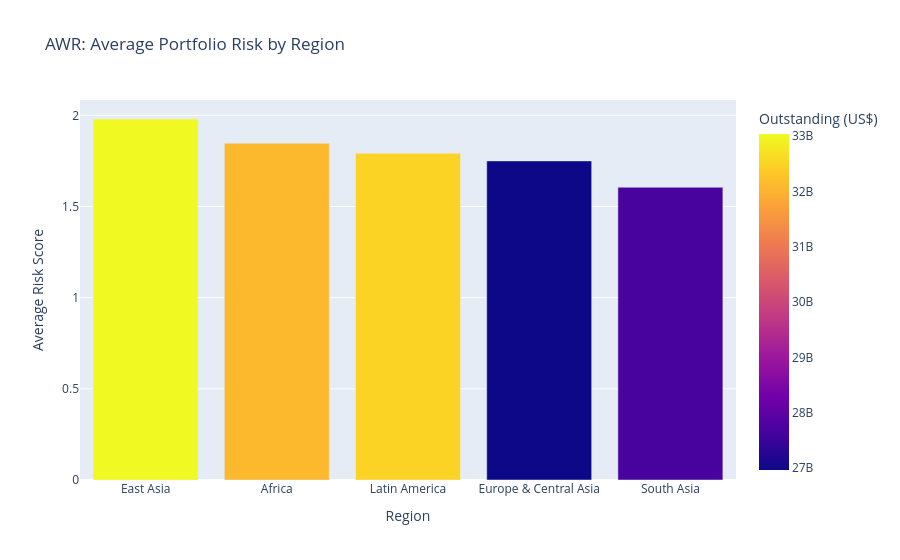
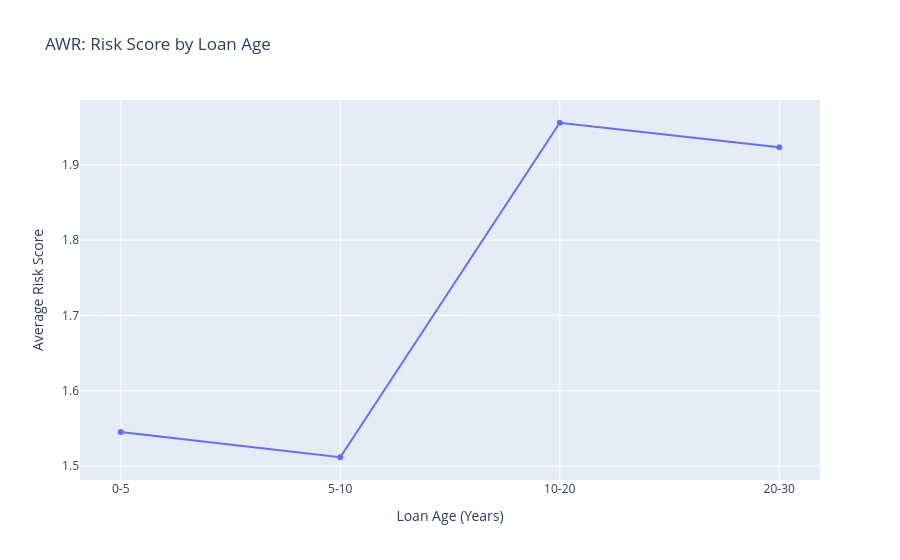

Write notebook code for charts like these, in order.
### Code cell
# AWR-style portfolio risk overview
risk_by_region = (
    df.groupby('Region', as_index=False)
    .agg(
        avg_risk=('risk_score', 'mean'),
        total_outstanding=('Due to IBRD (US$)', 'sum'),
        loans=('Loan Number', 'count'),
    )
    .sort_values('avg_risk', ascending=False)
)

fig = px.bar(
    risk_by_region,
    x='Region',
    y='avg_risk',
    color='total_outstanding',
    title='AWR: Average Portfolio Risk by Region',
    labels={'avg_risk': 'Average Risk Score', 'total_outstanding': 'Outstanding (US$)'},
)
show_and_save(fig, 'awr_average_risk_by_region')

age_bins = pd.cut(
    df['loan_age_years'],
    bins=[0, 5, 10, 20, 30, 50, 100],
    labels=['0-5', '5-10', '10-20', '20-30', '30-50', '50+'],
)
age_risk = (
    df.assign(age_bucket=age_bins)
    .groupby('age_bucket', as_index=False)['risk_score']
    .mean()
    .sort_values('age_bucket')
)

fig = px.line(
    age_risk,
    x='age_bucket',
    y='risk_score',
    markers=True,
    title='AWR: Risk Score by Loan Age',
    labels={'age_bucket': 'Loan Age (Years)', 'risk_score': 'Average Risk Score'},
)
show_and_save(fig, 'awr_risk_by_loan_age')

risk_summary = {
    'mean_risk_score': round(df['risk_score'].mean(), 2),
    'median_risk_score': round(df['risk_score'].median(), 2),
    'high_risk_loans': int((df['risk_score'] >= 3).sum()),
    'share_high_risk': round((df['risk_score'] >= 3).mean() * 100, 2),
}
risk_summary

### Figure 1 — Plotly figure (JSON) as saved in the notebook; plotly's stock layout.template omitted (floating-point values rounded to 4 significant figures)
{"data": [{"hovertemplate": "Region=%{x}<br>Average Risk Score=%{y}<br>Outstanding (US$)=%{marker.color}<extra></extra>", "legendgroup": "", "marker": {"color": [33040000000.0, 32100000000.0, 32490000000.0, 26960000000.0, 27670000000.0], "coloraxis": "coloraxis", "pattern": {"shape": ""}}, "name": "", "orientation": "v", "showlegend": false, "textposition": "auto", "type": "bar", "x": ["East Asia", "Africa", "Latin America", "Europe & Central Asia", "South Asia"], "xaxis": "x", "y": [1.98, 1.847, 1.792, 1.75, 1.605], "yaxis": "y"}], "layout": {"barmode": "relative", "coloraxis": {"colorbar": {"title": {"text": "Outstanding (US$)"}}, "colorscale": [[0, "#0d0887"], [0.1111, "#46039f"], [0.2222, "#7201a8"], [0.3333, "#9c179e"], [0.4444, "#bd3786"], [0.5556, "#d8576b"], [0.6667, "#ed7953"], [0.7778, "#fb9f3a"], [0.8889, "#fdca26"], [1, "#f0f921"]]}, "legend": {"tracegroupgap": 0}, "title": {"text": "AWR: Average Portfolio Risk by Region"}, "xaxis": {"anchor": "y", "domain": [0, 1], "title": {"text": "Region"}}, "yaxis": {"anchor": "x", "domain": [0, 1], "title": {"text": "Average Risk Score"}}}}

### Figure 2 — Plotly figure (JSON) as saved in the notebook; plotly's stock layout.template omitted (floating-point values rounded to 4 significant figures)
{"data": [{"hovertemplate": "Loan Age (Years)=%{x}<br>Average Risk Score=%{y}<extra></extra>", "legendgroup": "", "line": {"color": "#636efa", "dash": "solid"}, "marker": {"symbol": "circle"}, "mode": "lines+markers", "name": "", "orientation": "v", "showlegend": false, "type": "scatter", "x": ["0-5", "5-10", "10-20", "20-30"], "xaxis": "x", "y": [1.545, 1.512, 1.956, 1.923], "yaxis": "y"}], "layout": {"legend": {"tracegroupgap": 0}, "title": {"text": "AWR: Risk Score by Loan Age"}, "xaxis": {"anchor": "y", "domain": [0, 1], "title": {"text": "Loan Age (Years)"}}, "yaxis": {"anchor": "x", "domain": [0, 1], "title": {"text": "Average Risk Score"}}}}
